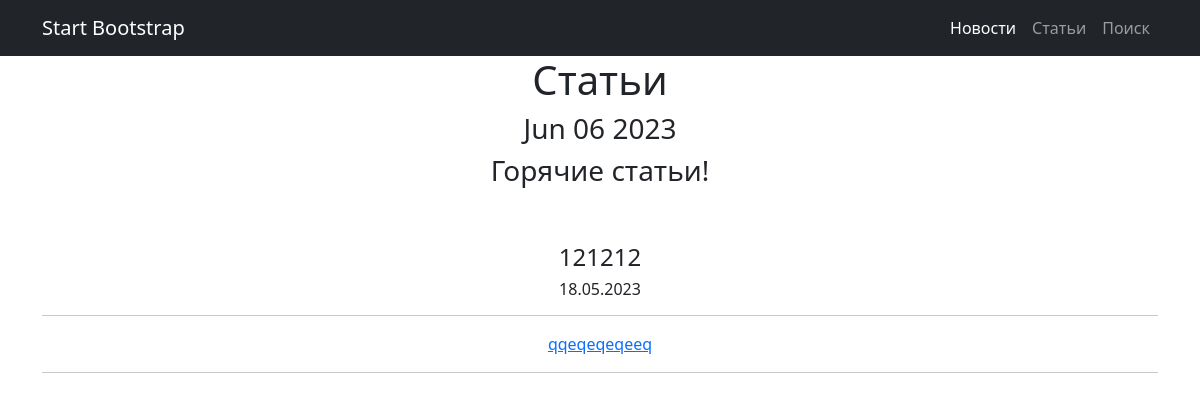
Before: /newsline/articles/ with the older database file.
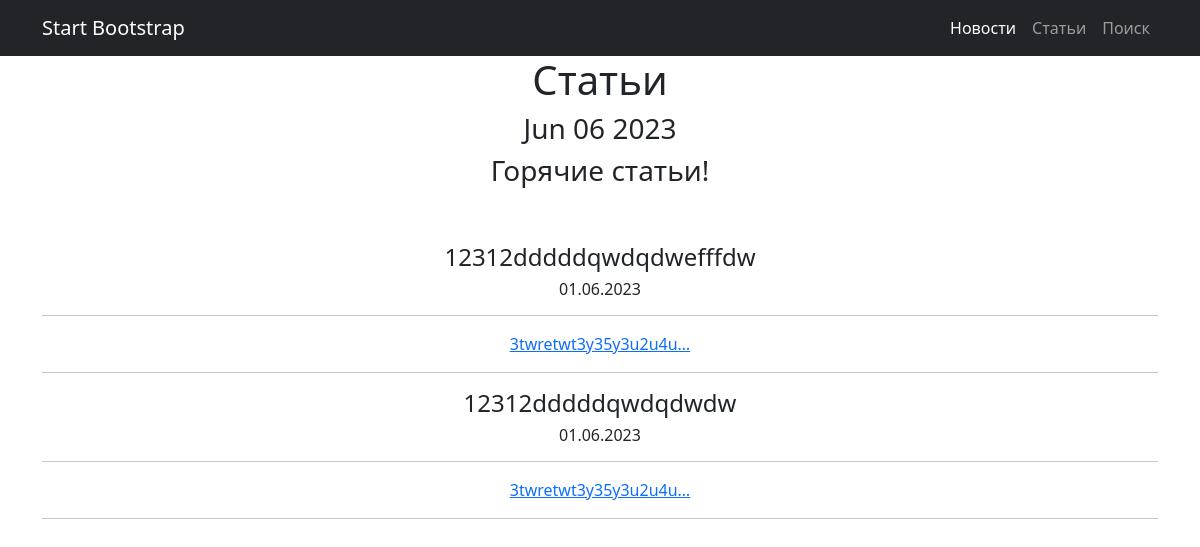
After: the same page with the newer database file.
### News/models.py (models this page shows, shortened)
class Post(models.Model):
    post_author = models.ForeignKey(Author, on_delete=models.CASCADE)
    NEWS = 'NW'
    POST = 'PO'
    CATEGORY_POST = ((NEWS, 'Новость'), (POST, 'Статья'))
    category = models.CharField(max_length=2, choices=CATEGORY_POST, default=POST)
    time_in = models.DateTimeField(auto_now_add=True)
    post_cat = models.ManyToManyField(Category, through='PostCategory')
    title = models.CharField(max_length=128)
    text = models.TextField()
    rating = models.IntegerField(default=0)

### News/views.py (the view)
# urls.py: path('articles/', ArticlesList.as_view(), name='ar_list',),
class ArticlesList(ListView):
    model = Post
    ordering = '-time_in'
    template_name = 'Articles.html'
    context_object_name = 'post'
    queryset = Post.objects.filter(category="PO")
    def get_queryset(self):
        queryset = super().get_queryset()
        self.filterset = PostSearch(self.request.GET, queryset)
        return self.filterset.qs
    def get_context_data(self, **kwargs):
        context = super().get_context_data(**kwargs)
        context['time_now'] = datetime.utcnow()
        context['new_ar'] = None
        context['filterset'] = self.filterset
        return context

### News/templatetags/custom_tags.py (called while the page is built)
@register.simple_tag()
def current_time(format_string='%b %d %Y'):
   return datetime.utcnow().strftime(format_string)

### templates/Articles.html (shortened to what this page needs)
{% extends 'flatpages/default.html' %}
{% load custom_filters %}!
{% load custom_tags %}
{% block content %}
   <h1>Статьи</h1>
   <h3>{% current_time '%b %d %Y' %}</h3>
   <h3> {{ new_ar|default_if_none:"Горячие статьи!" }} </h3>
    <br>
    <br>
    {% if post %}
           {% for post in post %}
               <h4> {{ post.title }} </h4>
               <h6>{{ post.time_in|date:"d.m.Y" }}</h6>
               <hr><a href="{{ post.id }}">{{ post.text|truncatechars:20 }}</a><hr>
           {% endfor %}
   {% else %}
       <h2>Статей нет!</h2>
   {% endif %}
{% endblock content %}

### templates/flatpages/default.html (shortened to what this page needs)
<!DOCTYPE html>
<html lang="en">
    <head>
        {% load static %}
        <link href="{% static 'css/styles.css' %}" rel="stylesheet" />
    </head>
    <body>
        <nav class="navbar navbar-expand-lg navbar-dark bg-dark">
            <div class="container">
                <a class="navbar-brand" href="#">Start Bootstrap</a>
                <div class="collapse navbar-collapse" id="navbarSupportedContent">
                    <ul class="navbar-nav ms-auto mb-2 mb-lg-0">
                        <li class="nav-item"><a class="nav-link active" aria-current="page" href="/newsline/news/">Новости</a></li>
                        <li class="nav-item"><a class="nav-link" href="/newsline/articles/">Статьи</a></li>
                        <li class="nav-item"><a class="nav-link" href="/newsline/search/">Поиск</a></li>
                    </ul>
                </div>
            </div>
        </nav>
        <div class="container">
            <div class="row">
                <div class="col-lg-12 text-center">
                    {% block content %}{% endblock content %}
                </div>
            </div>
    </body>
</html>

Changed rows visible on the page:
removed Post: title "121212", time_in "18.05.2023", text "qqeqeqeqeeq"
added Post: title "12312dddddqwdqdwefffdw", time_in "01.06.2023", text "3twretwt3y35y3u2u4u…"
added Post: title "12312dddddqwdqdwdw", time_in "01.06.2023", text "3twretwt3y35y3u2u4u…"
